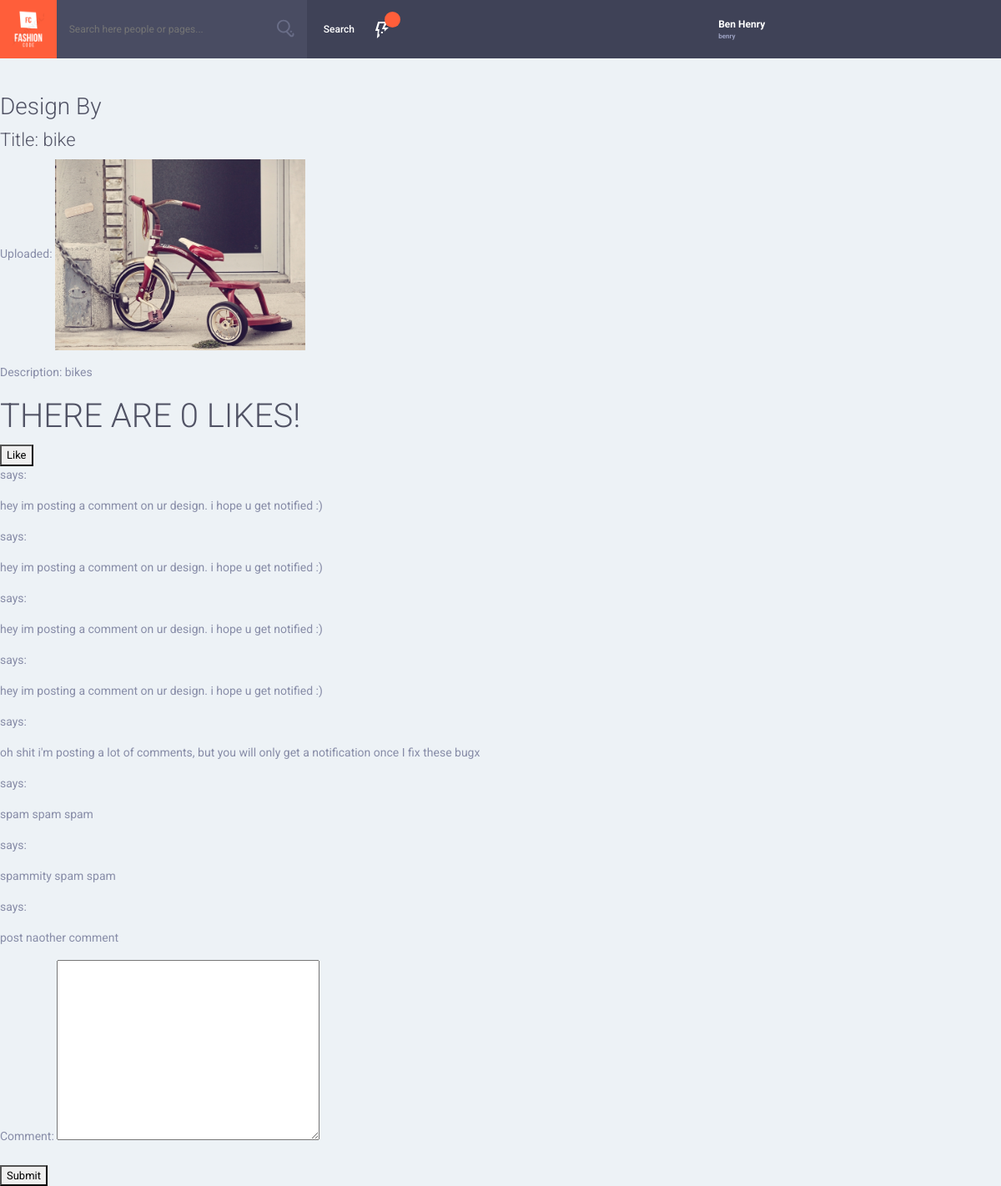
The app's page /design/view/1 (signed in) with its own data.
### design/models.py (models this page shows, shortened)
class Design(models.Model):
	profile = models.ForeignKey(Profile, on_delete=models.PROTECT)
	title   = models.CharField(max_length=250, default='')
	image   = models.ImageField(upload_to='designs/')
	description = models.TextField(max_length=500, default='')
	timestamp = models.DateTimeField(auto_now_add=True)
	def num_likes(self):
		return DesignLike.objects.all().count();

class DesignComment(models.Model):
	profile = models.ForeignKey(Profile, on_delete=models.PROTECT)
	design  = models.ForeignKey(Design, on_delete=models.CASCADE)
	comment = models.TextField(max_length=500, default='')
	timestamp = models.DateTimeField(auto_now_add=True)

### design/views.py (the view, shortened to what this page needs)
# urls.py: path('view/<int:id>', views.view_design),
def view_design(request, id):
	design = get_object_or_404(Design, id=id)
	comments = DesignComment.objects.all().filter(design=design)
	form = CommentForm()
	ctxt = {'design': design, 'comments': comments, 'form': form}
	return render(request, 'design/view.html', ctxt)

### design/forms.py
class CommentForm(forms.ModelForm):
	class Meta:
		model = DesignComment
		fields = (
			'comment',
		)

### design/templates/design/view.html (shortened to what this page needs)
{% extends 'base.html' %}
{% block body %}
	<h3>Design By {{ design.user.username }}</h3>
	<h4>Title: {{ design.title }}</h4>
	<p>Uploaded: {{ design.uploaded_at }}
	<img src="{{ design.image.url }}" style="max-width: 300px">
	<p>Description: {{ design.description }}</p>
	<h1>THERE ARE {{design.num_likes}} LIKES!</h1>
	<button id="like">Like </button>
	<ul class="comments">
	{% for comment in comments %}
		<p>{{comment.user.username}} says:</p>
		<p>{{comment.comment}}</p>
	{% endfor %}
	</ul>
	<form method="post">
		{{form.as_p}}
		<button type="submit">Submit</button>
	</form>
{% endblock %}

### account/templates/partials/headers-navigations/header-BP.html (shortened to what this page needs)
{% load static %}
{% load notifications_tags %}
<header class="header header--logout" id="site-header">
	<a href="/index" class="logo">
		<div class="img-wrap">
			<img src="/media/img/logo.png" alt="FashionCode">
		</div>
	</a>
	<div class="header-content-wrapper">
		<form class="search-bar w-search notification-list friend-requests">
			<div class="form-group with-button">
				<button>
					<svg class="olymp-magnifying-glass-icon"><use xlink:href="/media/svg-icons/sprites/icons.svg#olymp-magnifying-glass-icon"></use></svg>
				</button>
			</div>
		</form>
		<a href="#" class="link-find-friend">Search</a>
		<div class="control-block">
			<div class="control-icon more has-items">
				<svg class="olymp-thunder-icon"><use xlink:href="/media/svg-icons/sprites/icons.svg#olymp-thunder-icon"></use></svg>
				<div class="label-avatar bg-primary">{% live_notify_badge badge_class="badge" %}</div>
			</div>
			<div class="author-page author vcard inline-items more">
				<div class="author-thumb">
					{% if profile.image %}
					<img src="{{profile.image.url}}" class="header-profile-image" alt="author">
					{% else %}
					<img src="/media/svg-icons/sprites/icons.svg#little-delete" alt="author">
					{% endif %}
				</div>
				<a href="/account/{{user.username}}" class="author-name fn">
					<div class="author-title">
						{{user.first_name}} {{user.last_name}} <svg class="olymp-dropdown-arrow-icon"><use xlink:href="/media/svg-icons/sprites/icons.svg#olymp-dropdown-arrow-icon'"></use></svg>
					</div>
					<span class="author-subtitle">{{user.username}}</span>
				</a>
			</div>
		</div>
	</div>
</header>

### static/css/app.css (style rules this page uses)
img { max-width: 100%; max-height: 100% }

### records on screen
Design: title "bike", image (picture), description "bikes", num_likes "0"
DesignComment: comment "hey im posting a comment on ur design. i hope u get notified :)"
DesignComment: comment "hey im posting a comment on ur design. i hope u get notified :)"
DesignComment: comment "hey im posting a comment on ur design. i hope u get notified :)"
DesignComment: comment "hey im posting a comment on ur design. i hope u get notified :)"
DesignComment: comment "oh shit i'm posting a lot of comments, but you will only get a notification once I fix these bugx"
DesignComment: comment "spam spam spam"
DesignComment: comment "spammity spam spam"
DesignComment: comment "post naother comment"

### other values on screen
{{ user.first_name }} "Ben"
{{ user.last_name }} "Henry"
{{ user.username }} "benry"
